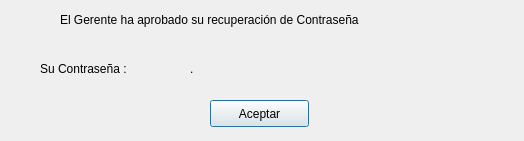
<?xml version="1.0" encoding="UTF-8"?>
<ui version="4.0">
 <class>WorkerPassChanged</class>
 <widget class="QDialog" name="WorkerPassChanged">
  <property name="geometry">
   <rect>
    <x>0</x>
    <y>0</y>
    <width>524</width>
    <height>141</height>
   </rect>
  </property>
  <property name="windowTitle">
   <string>Dialog</string>
  </property>
  <widget class="QLabel" name="label">
   <property name="geometry">
    <rect>
     <x>60</x>
     <y>10</y>
     <width>381</width>
     <height>20</height>
    </rect>
   </property>
   <property name="text">
    <string>El Gerente ha aprobado su recuperación de Contraseña</string>
   </property>
  </widget>
  <widget class="QLabel" name="label_2">
   <property name="geometry">
    <rect>
     <x>40</x>
     <y>60</y>
     <width>111</width>
     <height>17</height>
    </rect>
   </property>
   <property name="text">
    <string>Su Contraseña :</string>
   </property>
  </widget>
  <widget class="QLabel" name="label_supass">
   <property name="geometry">
    <rect>
     <x>190</x>
     <y>60</y>
     <width>251</width>
     <height>17</height>
    </rect>
   </property>
   <property name="text">
    <string>.</string>
   </property>
  </widget>
  <widget class="QPushButton" name="pushButton">
   <property name="geometry">
    <rect>
     <x>210</x>
     <y>100</y>
     <width>99</width>
     <height>27</height>
    </rect>
   </property>
   <property name="text">
    <string>Aceptar</string>
   </property>
  </widget>
 </widget>
 <resources/>
 <connections/>
</ui>
